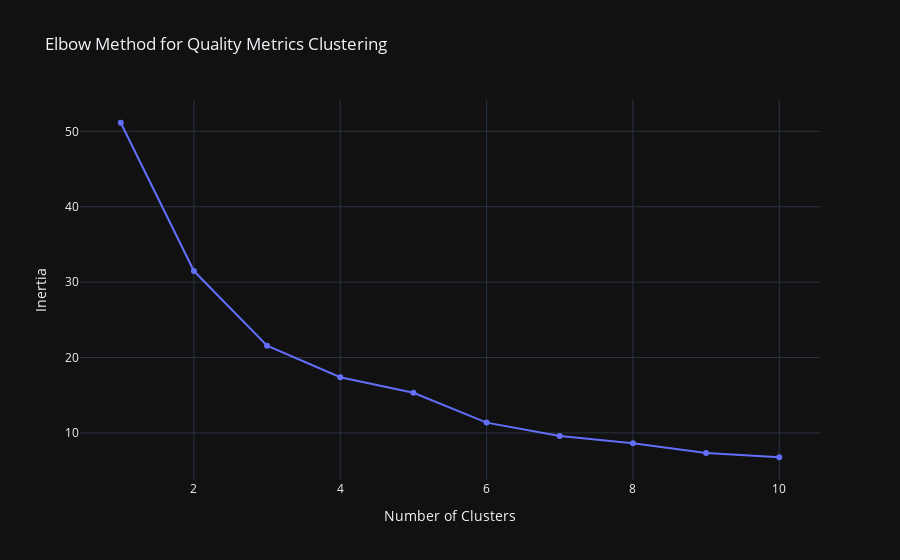

Notebook cell for this chart:
### Markdown cell above
## Quality Metrics Clustering Analysis

### Objective
Cluster movies based on critical reception using:
- **IMDB Rating (Scaled)**: Audience evaluation scores
- **Meta Score (Scaled)**: Professional critic aggregate scores

### Code cell
quality_data = df[['IMDB_Rating_Scaled', 'Meta_score_Scaled']].copy()
inertias = []
for k in range(1, 11):
    kmeans = KMeans(n_clusters=k, random_state=42)
    kmeans.fit(quality_data)
    inertias.append(kmeans.inertia_)

fig_elbow = px.line(x=range(1, 11), y=inertias, markers=True,
                   labels={'x': 'Number of Clusters', 'y': 'Inertia'},
                   title='Elbow Method for Quality Metrics Clustering')
fig_elbow.show()

### Figure 1 — Plotly figure (JSON) as saved in the notebook; plotly's stock layout.template omitted (floating-point values rounded to 4 significant figures)
{"data": [{"hovertemplate": "Number of Clusters=%{x}<br>Inertia=%{y}<extra></extra>", "legendgroup": "", "line": {"color": "#636efa", "dash": "solid"}, "marker": {"symbol": "circle"}, "mode": "lines+markers", "name": "", "orientation": "v", "showlegend": false, "x": [1, 2, 3, 4, 5, 6, 7, 8, 9, 10], "xaxis": "x", "y": [51.14, 31.47, 21.57, 17.38, 15.33, 11.37, 9.58, 8.618, 7.328, 6.774], "yaxis": "y", "type": "scatter"}], "layout": {"xaxis": {"anchor": "y", "domain": [0.0, 1.0], "title": {"text": "Number of Clusters"}}, "yaxis": {"anchor": "x", "domain": [0.0, 1.0], "title": {"text": "Inertia"}}, "legend": {"tracegroupgap": 0}, "title": {"text": "Elbow Method for Quality Metrics Clustering"}}}
